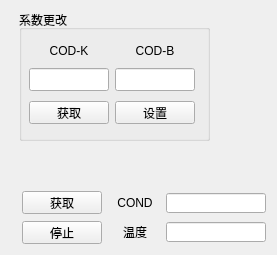
   <widget class="QWidget" name="tab_2">
    <attribute name="title">
     <string>电导率</string>
    </attribute>
    <widget class="QWidget" name="layoutWidget_11">
     <property name="geometry">
      <rect>
       <x>20</x>
       <y>190</y>
       <width>248</width>
       <height>56</height>
      </rect>
     </property>
     <layout class="QHBoxLayout" name="horizontalLayout_13">
      <item>
       <layout class="QVBoxLayout" name="verticalLayout_3">
        <item>
         <widget class="QPushButton" name="pushButton_48">
          <property name="sizePolicy">
           <sizepolicy hsizetype="Expanding" vsizetype="Fixed">
            <horstretch>0</horstretch>
            <verstretch>0</verstretch>
           </sizepolicy>
          </property>
          <property name="minimumSize">
           <size>
            <width>80</width>
            <height>23</height>
           </size>
          </property>
          <property name="maximumSize">
           <size>
            <width>80</width>
            <height>23</height>
           </size>
          </property>
          <property name="layoutDirection">
           <enum>Qt::LeftToRight</enum>
          </property>
          <property name="text">
           <string>获取</string>
          </property>
         </widget>
        </item>
        <item>
         <widget class="QPushButton" name="pushButton_49">
          <property name="sizePolicy">
           <sizepolicy hsizetype="Expanding" vsizetype="Fixed">
            <horstretch>0</horstretch>
            <verstretch>0</verstretch>
           </sizepolicy>
          </property>
          <property name="minimumSize">
           <size>
            <width>80</width>
            <height>23</height>
           </size>
          </property>
          <property name="maximumSize">
           <size>
            <width>80</width>
            <height>23</height>
           </size>
          </property>
          <property name="text">
           <string>停止</string>
          </property>
         </widget>
        </item>
       </layout>
      </item>
      <item>
       <layout class="QGridLayout" name="gridLayout_8">
        <item row="0" column="0">
         <widget class="QLabel" name="label_54">
          <property name="sizePolicy">
           <sizepolicy hsizetype="Fixed" vsizetype="Fixed">
            <horstretch>0</horstretch>
            <verstretch>0</verstretch>
           </sizepolicy>
          </property>
          <property name="minimumSize">
           <size>
            <width>50</width>
            <height>20</height>
           </size>
          </property>
          <property name="maximumSize">
           <size>
            <width>50</width>
            <height>20</height>
           </size>
          </property>
          <property name="text">
           <string>COND</string>
          </property>
          <property name="alignment">
           <set>Qt::AlignCenter</set>
          </property>
         </widget>
        </item>
        <item row="0" column="1">
         <widget class="QLineEdit" name="lineEdit_41">
          <property name="minimumSize">
           <size>
            <width>100</width>
            <height>20</height>
           </size>
          </property>
          <property name="maximumSize">
           <size>
            <width>100</width>
            <height>20</height>
           </size>
          </property>
         </widget>
        </item>
        <item row="1" column="0">
         <widget class="QLabel" name="label_55">
          <property name="sizePolicy">
           <sizepolicy hsizetype="Fixed" vsizetype="Fixed">
            <horstretch>0</horstretch>
            <verstretch>0</verstretch>
           </sizepolicy>
          </property>
          <property name="minimumSize">
           <size>
            <width>50</width>
            <height>20</height>
           </size>
          </property>
          <property name="maximumSize">
           <size>
            <width>50</width>
            <height>20</height>
           </size>
          </property>
          <property name="text">
           <string>温度</string>
          </property>
          <property name="alignment">
           <set>Qt::AlignCenter</set>
          </property>
         </widget>
        </item>
        <item row="1" column="1">
         <widget class="QLineEdit" name="lineEdit_42">
          <property name="sizePolicy">
           <sizepolicy hsizetype="Fixed" vsizetype="Fixed">
            <horstretch>0</horstretch>
            <verstretch>0</verstretch>
           </sizepolicy>
          </property>
          <property name="minimumSize">
           <size>
            <width>100</width>
            <height>20</height>
           </size>
          </property>
          <property name="maximumSize">
           <size>
            <width>100</width>
            <height>20</height>
           </size>
          </property>
         </widget>
        </item>
       </layout>
      </item>
     </layout>
    </widget>
    <widget class="QGroupBox" name="groupBox_9">
     <property name="geometry">
      <rect>
       <x>19</x>
       <y>10</y>
       <width>191</width>
       <height>131</height>
      </rect>
     </property>
     <property name="title">
      <string>系数更改</string>
     </property>
     <widget class="QWidget" name="layoutWidget">
      <property name="geometry">
       <rect>
        <x>10</x>
        <y>30</y>
        <width>168</width>
        <height>91</height>
       </rect>
      </property>
      <layout class="QGridLayout" name="gridLayout_19">
       <item row="0" column="0">
        <widget class="QLabel" name="label_87">
         <property name="sizePolicy">
          <sizepolicy hsizetype="Fixed" vsizetype="Fixed">
           <horstretch>0</horstretch>
           <verstretch>0</verstretch>
          </sizepolicy>
         </property>
         <property name="minimumSize">
          <size>
           <width>80</width>
           <height>10</height>
          </size>
         </property>
         <property name="maximumSize">
          <size>
           <width>80</width>
           <height>16777215</height>
          </size>
         </property>
         <property name="text">
          <string>COD-K</string>
         </property>
         <property name="alignment">
          <set>Qt::AlignCenter</set>
         </property>
        </widget>
       </item>
       <item row="0" column="1">
        <widget class="QLabel" name="label_86">
         <property name="sizePolicy">
          <sizepolicy hsizetype="Fixed" vsizetype="Fixed">
           <horstretch>0</horstretch>
           <verstretch>0</verstretch>
          </sizepolicy>
         </property>
         <property name="minimumSize">
          <size>
           <width>80</width>
           <height>10</height>
          </size>
         </property>
         <property name="maximumSize">
          <size>
           <width>80</width>
           <height>16777215</height>
          </size>
         </property>
         <property name="text">
          <string>COD-B</string>
         </property>
         <property name="alignment">
          <set>Qt::AlignCenter</set>
         </property>
        </widget>
       </item>
       <item row="1" column="0">
        <widget class="QLineEdit" name="lineEdit_73">
         <property name="sizePolicy">
          <sizepolicy hsizetype="Fixed" vsizetype="Fixed">
           <horstretch>0</horstretch>
           <verstretch>0</verstretch>
          </sizepolicy>
         </property>
         <property name="minimumSize">
          <size>
           <width>80</width>
           <height>23</height>
          </size>
         </property>
         <property name="maximumSize">
          <size>
           <width>80</width>
           <height>23</height>
          </size>
         </property>
        </widget>
       </item>
       <item row="1" column="1">
        <widget class="QLineEdit" name="lineEdit_74">
         <property name="sizePolicy">
          <sizepolicy hsizetype="Fixed" vsizetype="Fixed">
           <horstretch>0</horstretch>
           <verstretch>0</verstretch>
          </sizepolicy>
         </property>
         <property name="minimumSize">
          <size>
           <width>80</width>
           <height>23</height>
          </size>
         </property>
         <property name="maximumSize">
          <size>
           <width>80</width>
           <height>23</height>
          </size>
         </property>
        </widget>
       </item>
       <item row="2" column="0">
        <widget class="QPushButton" name="pushButton_80">
         <property name="sizePolicy">
          <sizepolicy hsizetype="Fixed" vsizetype="Fixed">
           <horstretch>0</horstretch>
           <verstretch>0</verstretch>
          </sizepolicy>
         </property>
         <property name="minimumSize">
          <size>
           <width>80</width>
           <height>23</height>
          </size>
         </property>
         <property name="maximumSize">
          <size>
           <width>80</width>
           <height>23</height>
          </size>
         </property>
         <property name="text">
          <string>获取</string>
         </property>
        </widget>
       </item>
       <item row="2" column="1">
        <widget class="QPushButton" name="pushButton_81">
         <property name="sizePolicy">
          <sizepolicy hsizetype="Fixed" vsizetype="Fixed">
           <horstretch>0</horstretch>
           <verstretch>0</verstretch>
          </sizepolicy>
         </property>
         <property name="minimumSize">
          <size>
           <width>80</width>
           <height>23</height>
          </size>
         </property>
         <property name="maximumSize">
          <size>
           <width>80</width>
           <height>23</height>
          </size>
         </property>
         <property name="text">
          <string>设置</string>
         </property>
        </widget>
       </item>
      </layout>
     </widget>
    </widget>
   </widget>
